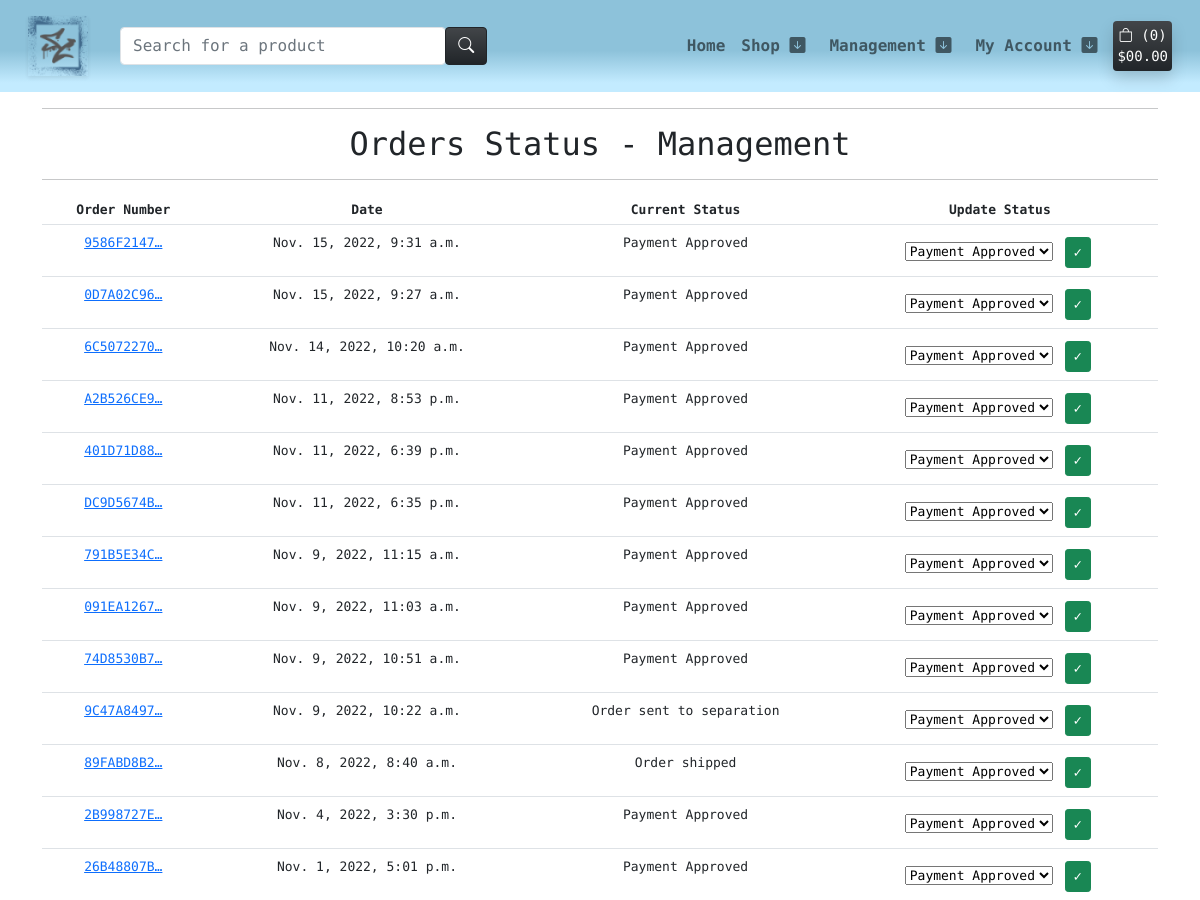
The app's page /management/orders-status/ (signed in, upper part), older data.
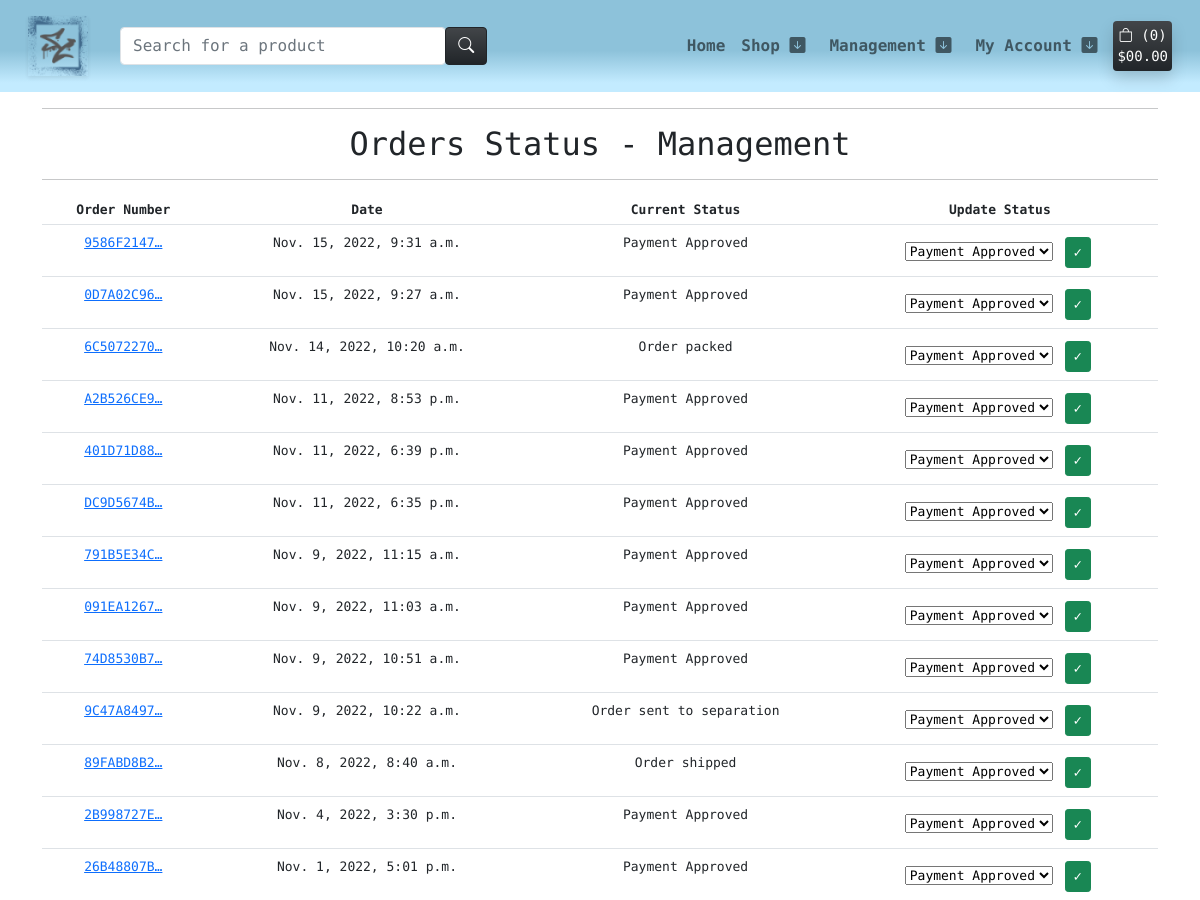
The same page, newer data.
### checkout/models.py (models this page shows, shortened)
class Order(models.Model):
    order_number = models.CharField(max_length=32, null=False, editable=False)
    user_profile = models.ForeignKey(UserProfile, on_delete=models.SET_NULL,
                                     null=True, blank=True, related_name='orders')
    full_name = models.CharField(max_length=50, null=False, blank=False)
    email = models.EmailField(max_length=254, null=False, blank=False)
    phone_number = models.CharField(max_length=20, null=False, blank=False)
    country = CountryField(blank_label='Country *', null=False, blank=False)
    postcode = models.CharField(max_length=20, null=True, blank=True)
    town_or_city = models.CharField(max_length=40, null=False, blank=False)
    street_address1 = models.CharField(max_length=80, null=False, blank=False)
    street_address2 = models.CharField(max_length=80, null=True, blank=True)
    county = models.CharField(max_length=80, null=True, blank=True)
    date = models.DateTimeField(auto_now_add=True)
    valid_coupon = models.CharField(max_length=25, null=True, blank=True)
    discount_total = models.DecimalField(max_digits=6, decimal_places=2, null=False, default=0)
    delivery_cost = models.DecimalField(max_digits=6, decimal_places=2, null=False, default=0)
    order_total = models.DecimalField(max_digits=10, decimal_places=2, null=False, default=0)
    grand_total = models.DecimalField(max_digits=10, decimal_places=2, null=False, default=0)
    original_bag = models.TextField(null=False, blank=False, default='')
    stripe_pid = models.CharField(max_length=254, null=False, blank=False, default='')
    STATUS_A = 'Payment Approved'
    STATUS_ONE = 'Order printed'
    STATUS_TWO = 'Order picked'
    STATUS_THREE = 'Order packed'
    STATUS_FOUR = 'Order shipped'
    STATUS_FIVE = 'Order delivered'
    ORDER_STATUS = [
        (STATUS_A, 'Payment Approved'),
        (STATUS_ONE, 'Order printed'),
        (STATUS_TWO, 'Order picked'),
        (STATUS_THREE, 'Order packed'),
        (STATUS_FOUR, 'Order shipped'),
        (STATUS_FIVE, 'Order delivered')
        ]
    status = models.CharField(
        max_length=25,
        choices=ORDER_STATUS,
        blank=False, default=STATUS_A
        )

### management/views.py (the view)
# urls.py: path('orders-status/', views.orders_status, name='orders_status'),
@login_required
def orders_status(request):
    orders = Order.objects.all().order_by("-date")
    form = OrderStatusForm()
    if not request.user.is_superuser:
        messages.error(request, 'Sorry, only store owners can view this page.')
        return redirect(reverse('home'))
    context = {
        'orders': orders,
        'form': form,
    }
    return render(request, 'management/admin_status.html', context)

### management/forms.py
class OrderStatusForm(forms.ModelForm):
    class Meta:
        model = Order
        fields = [
            'status'
        ]

### templates/management/admin_status.html (shortened to what this page needs)
{% extends "base.html" %}
{% load i18n %}
{% block content %}
<div class="container text-center">
    <hr>
    <h2 class="m-2">Orders Status - Management</h2>
    <hr>
</div>
{% load account %}
<div class="container text-center">
    <div class="row">
        <div class="col table-responsive">
            <table class="table table-sm table-borderless" style="font-size: 13px;">
                <thead>
                    <tr class="border-bottom">
                        <th>Order Number</th>
                        <th>Date</th>
                        <th>Current Status</th>
                        <th>Update Status</th>
                    </tr>
                </thead>
                <tbody>
                    {% for order in orders %}
                        <tr class="border-bottom">
                            <td class="pt-2">
                                <a href="{% url 'order_details' order.order_number %}"
                                title="{{ order.order_number }}">
                                    {{ order.order_number|truncatechars:10 }}
                                </a>
                            </td>
                            <td class="pt-2">{{ order.date }}</td>
                            <td class="pt-2">{{ order.status }}</td>
                            <td class="pt-2">
                                <form method="POST" action="{% url 'update_status' order.pk %}">
                                    {% for field in form %}
                                        {{ field }}
                                    {% endfor %}
                                    <input class="btn btn-sm btn-success m-1" type="submit" value="&#x2713">
                                </form>
                            </td>
                        </tr>
                    {% endfor %}
                </tbody>
            </table>
        </div>
    </div>
</div>
{%endblock%}

Row changes from the older to the newer data that the page shows:
changed Order: status "Payment Approved" → "Order packed"
